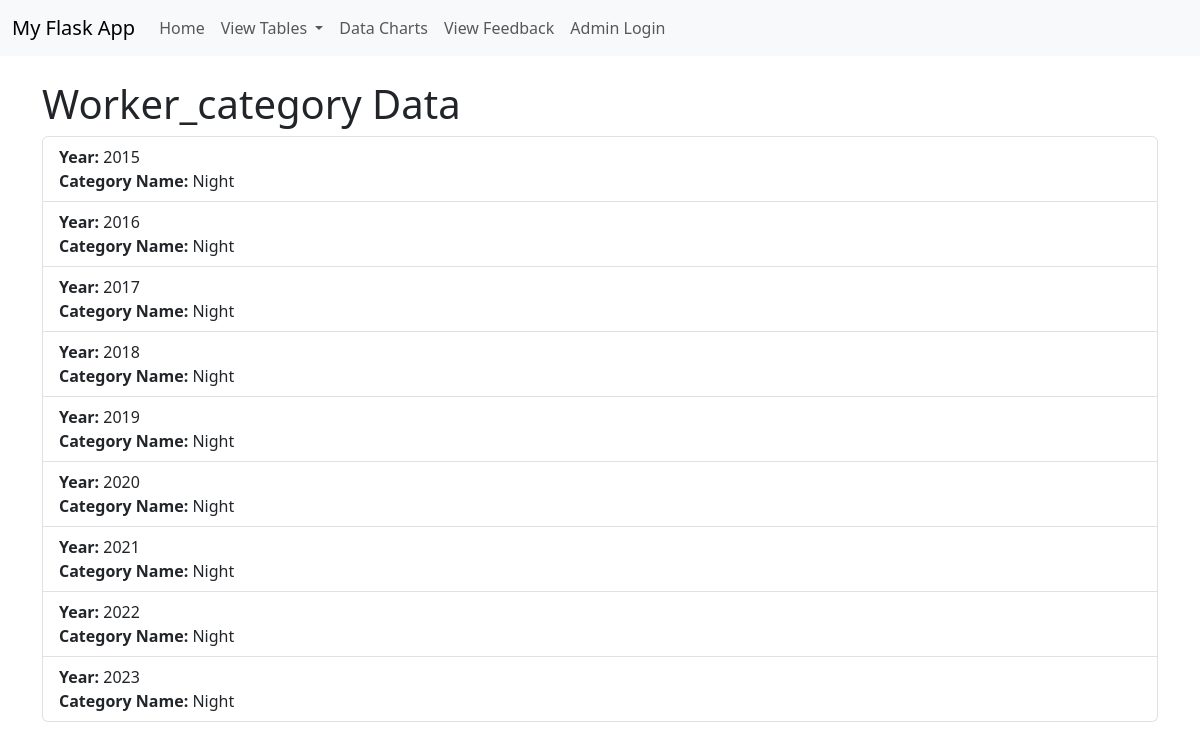
Screenshot of /view/worker_category with the database file from the repository.
### app/models.py (models this page shows, shortened)
class WorkerCategory(db.Model):
    __tablename__ = 'WORKER_CATEGORY'
    category_name = db.Column(db.String, primary_key=True)
    year = db.Column(db.Integer, primary_key=True)
    disability_statuses = db.relationship(
        'DisabilityStatus', backref='worker_category', lazy=True
    )
    age_bands = db.relationship(
        'AgeBand', backref='worker_category', lazy=True
    )
    skill_levels = db.relationship(
        'SkillLevel', backref='worker_category', lazy=True
    )
    sexes = db.relationship('Sex', backref='worker_category', lazy=True)

### app/routes.py (the view)
@main.route('/view/<table_name>')
def view_table(table_name):
    models_map = {
        'worker_category': WorkerCategory,
        'disability_status': DisabilityStatus,
        'age_band': AgeBand,
        'skill_level': SkillLevel,
        'sex': Sex
    }
    Model = models_map.get(table_name)
    if Model is None:
        flash('Invalid table name.', 'danger')
        return redirect(url_for('main.index'))
    data_entries = Model.query.all()
    return render_template(
        'view_table.html',
        data_entries=data_entries,
        table_name=table_name
    )

### app/templates/view_table.html (shortened to what this page needs)
{% extends "base.html" %}
{% block content %}
  <h1>{{ table_name|capitalize }} Data</h1>
  {% if table_name == 'worker_category' %}
    <ul class="list-group">
      {% for entry in data_entries %}
        <li class="list-group-item">
          <strong>Year:</strong> {{ entry.year }}<br>
          <strong>Category Name:</strong> {{ entry.category_name }}
        </li>
      {% else %}
        <li class="list-group-item">No data available</li>
      {% endfor %}
    </ul>
  {% else %}
    <p>No display method defined for this table.</p>
  {% endif %}
{% endblock %}

### app/templates/base.html (shortened to what this page needs)
<!doctype html>
<html lang="en">
<head>
    <link href="https://cdn.jsdelivr.net/npm/bootstrap@5.3.0/dist/css/bootstrap.min.css" rel="stylesheet">
</head>
<body>
    {% include 'navbar.html' %}
    <div class="container mt-4">
        {% block content %}{% endblock %}
    </div>
</body>
</html>

### app/templates/navbar.html (shortened to what this page needs)
<nav class="navbar navbar-expand-lg navbar-light bg-light">
  <div class="container-fluid">
    <a class="navbar-brand" href="{{ url_for('main.index') }}">My Flask App</a>
    <div class="collapse navbar-collapse" id="navbarSupportedContent">
      <ul class="navbar-nav me-auto mb-2 mb-lg-0">
        <li class="nav-item">
          <a class="nav-link" href="{{ url_for('main.index') }}">Home</a>
        </li>
        <li class="nav-item dropdown">
          <a class="nav-link dropdown-toggle" href="#" id="viewDropdown" role="button" data-bs-toggle="dropdown" aria-expanded="false">
            View Tables
          </a>
        </li>
        <li class="nav-item">
          <a class="nav-link" href="{{ url_for('main.charts') }}">Data Charts</a>
        </li>
        <li class="nav-item">
          <a class="nav-link "href="{{ url_for('main.feedback_list') }}">View Feedback</a>
        </li>
        {% if session.get('admin_logged_in') %}
          <li class="nav-item">
            <a class="nav-link" href="{{ url_for('main.admin_dashboard') }}">Admin Dashboard</a>
          </li>
          <li class="nav-item">
            <a class="nav-link" href="{{ url_for('main.admin_logout') }}">Admin Logout</a>
          </li>
        {% else %}
          <li class="nav-item">
            <a class="nav-link" href="{{ url_for('main.admin_login') }}">Admin Login</a>
          </li>
        {% endif %}
      </ul>
    </div>
  </div>
</nav>

### rows the page displays
WorkerCategory: year "2015", category_name "Night"
WorkerCategory: year "2016", category_name "Night"
WorkerCategory: year "2017", category_name "Night"
WorkerCategory: year "2018", category_name "Night"
WorkerCategory: year "2019", category_name "Night"
WorkerCategory: year "2020", category_name "Night"
WorkerCategory: year "2021", category_name "Night"
WorkerCategory: year "2022", category_name "Night"
WorkerCategory: year "2023", category_name "Night"

### other values shown
{{ table_name|capitalize }} "Worker_category"
